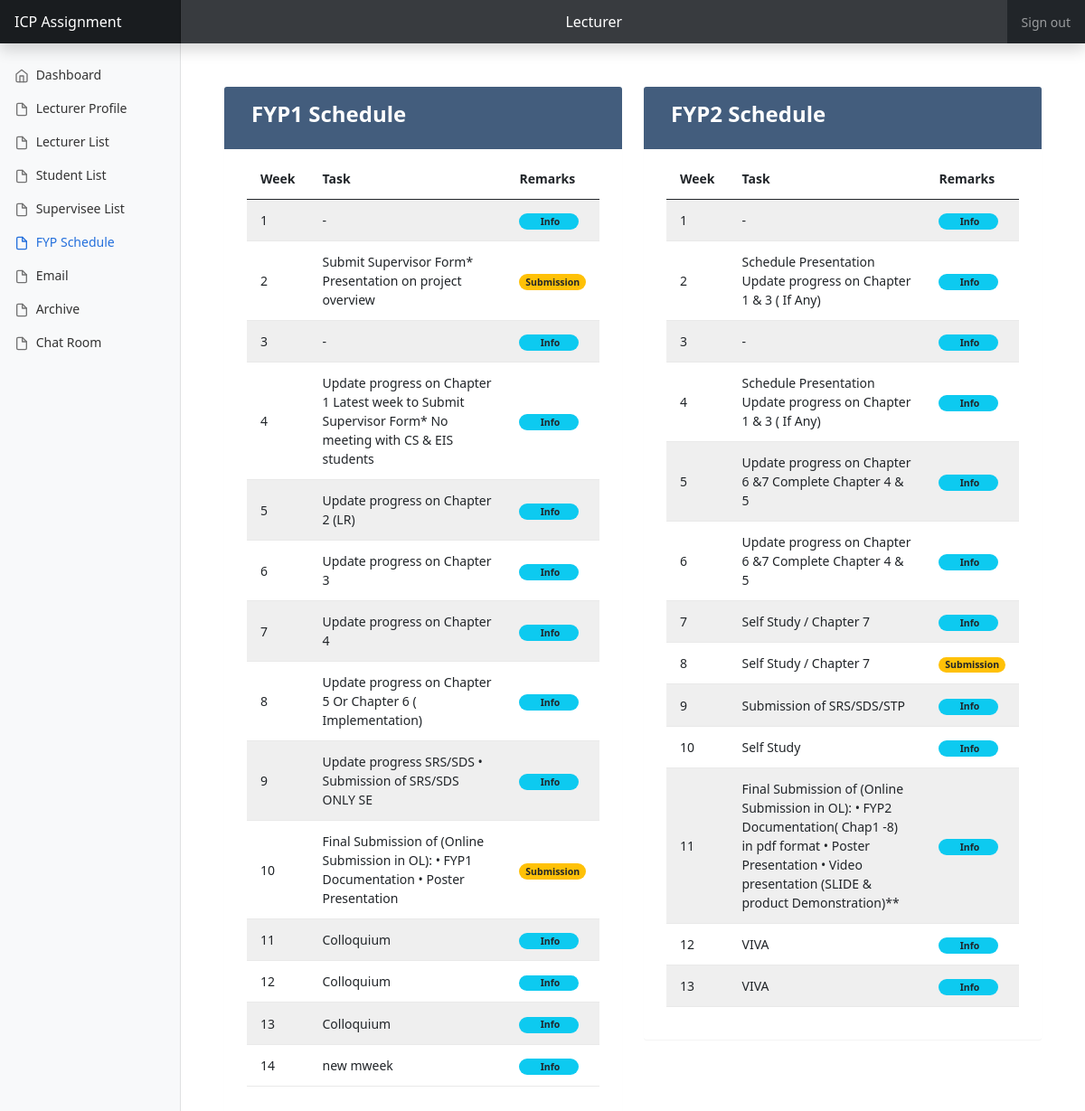
/view/fyp_schedule.php (signed in), run on the app's committed database.
### tables this page shows
CREATE TABLE IF NOT EXISTS `sys_dev_schedule` (
  `id` int NOT NULL AUTO_INCREMENT,
  `week` int NOT NULL,
  `task` varchar(255) NOT NULL,
  `fyp_type` varchar(255) NOT NULL,
  `remark` varchar(255) NOT NULL,
  PRIMARY KEY (`id`)
);

### view/fyp_schedule.php (the view, shortened to what this page needs)
<?php
require_once "../controller/config.php";
?>
<?php include_once "header.php"; ?>
<body>
<header class="navbar navbar-dark sticky-top bg-dark flex-md-nowrap p-0 shadow">
    <a class="navbar-brand col-md-3 col-lg-2 me-0 px-3" href="#">ICP Assignment</a>
    <label class="form-control form-control-dark w-100" style="text-align: center"><?php echo $_SESSION['roles']; ?></label>
    <div class="navbar-nav">
        <div class="nav-item text-nowrap">
            <a class="nav-link px-3" href="../controller/logout.php?logout_id=<?php echo $_SESSION['unique_id']; ?> ">Sign out</a>
        </div>
    </div>
</header>
<div class="container-fluid" >
    <div class="row">
        <?php
        if ($_SESSION['roles'] == "Admin")
        {
            require_once "nav_admin.php";
        }
        else if ($_SESSION['roles'] == "Lecturer")
        {
            require_once "nav_lecturer.php";
        }
        else if ($_SESSION['roles'] == "Student")
        {
            require_once "nav_student.php";
        }
        ?>
        <main class="col-md-9 ms-sm-auto col-lg-10 px-md-4">
            <div class="pt-5">
                <div class="container-xl ">
                    <div class="row align-items-start">
                        <div class="col">
                            <div class="table-responsive-sm">
                                <div class="table-wrapper">
                                    <div class="table-title">
                                        <div class="row">
                                            <div class="col-sm-6">
                                                <h4><b>FYP1 Schedule</b></h4>
                                            </div>
                                        </div>
                                    </div>
                                    <table class="table table-striped table-hover">
                                        <thead>
                                        <tr>
                                            <th>Week</th>
                                            <th>Task</th>
                                            <th>Remarks</th>
                                        </tr>
                                        </thead>
                                        <tbody>
                                        <?php
                                        $sql = "SELECT * FROM `sys_dev_schedule` WHERE fyp_type = 'fyp1'";
                                        $result = $conn ->query($sql);
                                        if (!empty($result) && $result->num_rows > 0) {
                                            for ($i = 0; $i < mysqli_num_rows($result); $i++){
                                                $row  = mysqli_fetch_assoc($result);
                                                $remark = $row['remark'];
                                                echo '<tr>';
                                                echo '<td>'.$row['week'].'</td>';
                                                echo '<td>'.$row['task'].'</td>';
                                                if($remark == 'Submission'){
                                                    echo '<td><span class="badge rounded-pill bg-warning text-dark">Submission</span></td>';
                                                }else{
                                                    echo '<td><span class="badge rounded-pill bg-info text-dark">&nbsp;&nbsp;&nbsp;&nbsp;&nbsp;&nbsp;Info&nbsp;&nbsp;&nbsp;&nbsp;&nbsp;</span></td>';
                                                }
                                                echo '</tr>';
                                            }
                                        }
                                        ?>
                                        </tbody>
                                    </table>
                                </div>
                            </div>
                        </div>
                        <div class="col">
                            <div class="table-responsive-sm">
                                <div class="table-wrapper">
                                    <div class="table-title">
                                        <div class="row">
                                            <div class="col-sm-6">
                                                <h4><b>FYP2 Schedule</b></h4>
                                            </div>
                                        </div>
                                    </div>
                                    <table class="table table-striped table-hover">
                                        <thead>
                                        <tr>
                                            <th>Week</th>
                                            <th>Task</th>
                                            <th>Remarks</th>
                                        </tr>
                                        </thead>
                                        <tbody>
                                        <?php
                                        $sql = "SELECT * FROM `sys_dev_schedule` WHERE fyp_type = 'fyp2'";
                                        $result = $conn ->query($sql);
                                        if (!empty($result) && $result->num_rows > 0) {
                                            for ($i = 0; $i < mysqli_num_rows($result); $i++){
                                                $row  = mysqli_fetch_assoc($result);
                                                $remark = $row['remark'];
                                                echo '<tr>';
                                                echo '<td>'.$row['week'].'</td>';
                                                echo '<td>'.$row['task'].'</td>';
                                                if($remark == 'Submission'){
                                                    echo '<td><span class="badge rounded-pill bg-warning text-dark">Submission</span></td>';
                                                }else{
                                                    echo '<td><span class="badge rounded-pill bg-info text-dark">&nbsp;&nbsp;&nbsp;&nbsp;&nbsp;&nbsp;Info&nbsp;&nbsp;&nbsp;&nbsp;&nbsp;</span></td>';
                                                }
                                                echo '</tr>';
                                            }
                                        }
                                        ?>
                                        </tbody>
                                    </table>
                                </div>
                            </div>
                        </div>
                    </div>
                </div>
            </div>
        </main>
    </div>
</div>
</body>
</html>

### assets/css/dataTable.css (style rules this page uses)
body { color: #566787; background: #f5f5f5; font-family: 'Varela Round', sans-serif; font-size: 13px; }
.table-wrapper { background: #fff; padding: 20px 25px; border-radius: 3px; min-width: 100%; box-shadow: 0 1px 1px rgba(0,0,0,.05); }
.table-title { padding-bottom: 15px; background: #435d7d; color: #fff; padding: 16px 30px; min-width: 100%; margin: -20px -25px 10px; border-radius: 3px 3px 0 0; }
table.table tr th, table.table tr td { border-color: #e9e9e9; padding: 12px 15px; vertical-align: middle; }
table.table tr th:first-child { width: 60px; }
table.table tr th:last-child { width: 100px; }
table.table-striped tbody tr:nth-of-type(odd) { background-color: #fcfcfc; }

### assets/css/dashboard.css (style rules this page uses)
body { font-size: .875rem; }
.navbar-brand { padding-top: .75rem; padding-bottom: .75rem; font-size: 1rem; background-color: rgba(0, 0, 0, .25); box-shadow: inset -1px 0 0 rgba(0, 0, 0, .25); }
.navbar .form-control { padding: .75rem 1rem; border-width: 0; border-radius: 0; }
.form-control-dark { color: #fff; background-color: rgba(255, 255, 255, .1); border-color: rgba(255, 255, 255, .1); }

### data on the page
sys_dev_schedule: week "1", task "-", remark "Info"
sys_dev_schedule: week "2", task "Submit Supervisor Form* Presentation on project overview", remark "Submission"
sys_dev_schedule: week "3", task "-", remark "Info"
sys_dev_schedule: week "4", task "Update progress on Chapter 1 Latest week to Submit Supervisor Form* No meeting with CS & EIS students", remark "Info"
sys_dev_schedule: week "5", task "Update progress on Chapter 2 (LR)", remark "Info"
sys_dev_schedule: week "6", task "Update progress on Chapter 3", remark "Info"
sys_dev_schedule: week "7", task "Update progress on Chapter 4", remark "Info"
sys_dev_schedule: week "8", task "Update progress on Chapter 5 Or Chapter 6 ( Implementation)", remark "Info"
sys_dev_schedule: week "9", task "Update progress SRS/SDS • Submission of SRS/SDS ONLY SE", remark "Info"
sys_dev_schedule: week "10", task "Final Submission of (Online Submission in OL): • FYP1 Documentation • Poster Presentation", remark "Submission"
sys_dev_schedule: week "11", task "Colloquium", remark "Info"
sys_dev_schedule: week "12", task "Colloquium", remark "Info"
sys_dev_schedule: week "13", task "Colloquium", remark "Info"
sys_dev_schedule: week "14", task "new mweek", remark "Info"
sys_dev_schedule: week "1", task "-", remark "Info"
sys_dev_schedule: week "2", task "Schedule Presentation Update progress on Chapter 1 & 3 ( If Any)", remark "Info"
sys_dev_schedule: week "3", task "-", remark "Info"
sys_dev_schedule: week "4", task "Schedule Presentation Update progress on Chapter 1 & 3 ( If Any)", remark "Info"
sys_dev_schedule: week "5", task "Update progress on Chapter 6 &7 Complete Chapter 4 & 5", remark "Info"
sys_dev_schedule: week "6", task "Update progress on Chapter 6 &7 Complete Chapter 4 & 5", remark "Info"
sys_dev_schedule: week "7", task "Self Study / Chapter 7", remark "Info"
sys_dev_schedule: week "8", task "Self Study / Chapter 7", remark "Submission"
sys_dev_schedule: week "9", task "Submission of SRS/SDS/STP", remark "Info"
sys_dev_schedule: week "10", task "Self Study", remark "Info"
sys_dev_schedule: week "11", task "Final Submission of (Online Submission in OL): • FYP2 Documentation( Chap1 -8) in pdf format • Poster Presentation • Video presentation (SLIDE & product Demonstration)**", remark "Info"
sys_dev_schedule: week "12", task "VIVA", remark "Info"
sys_dev_schedule: week "13", task "VIVA", remark "Info"

### other printed values
$_SESSION['roles'] "Lecturer"
